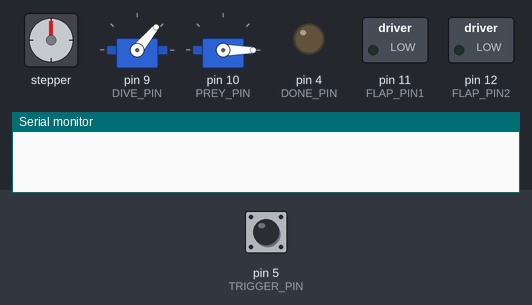
This sketch was run on a simulated Arduino Uno, built with avr-gcc and run on an emulated ATmega328P. On the bench: stepper motor, 2 × servo, switched loads named in the sketch (green lamp = pin HIGH), output pins drawn as LEDs (lit = HIGH), the last lines printed to the serial monitor. Wiring (inferred from the names in the program): stepper motor (200 steps per turn assumed): coils pin 2, pin 3, pin 6, pin 7. Inputs (shaded band) come from the test bench; at power-on: pin 5 (TRIGGER_PIN) LOW. Pins used as bus, display or sensor lines are not drawn.

Above: at 1.2 s.
1.3 s: pin 5 (TRIGGER_PIN) driven HIGH
At 1.45 s:
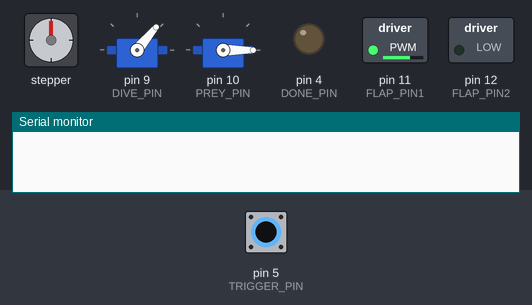
At 2.35 s:
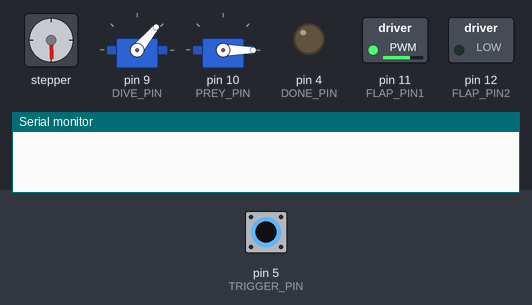
4.3 s: pin 5 (TRIGGER_PIN) pulsed LOW 2 times (0.12 s each, 0.3 s apart)
At 22.5 s:
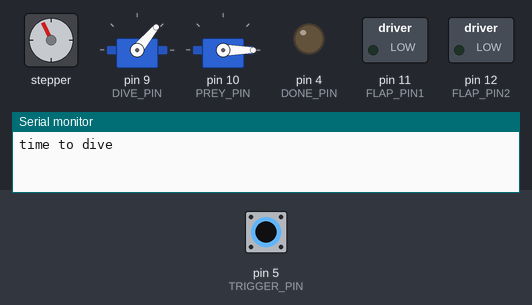
Timing chart, 0 to 22.9 s (numbered marks = the images above; inputs shaded):
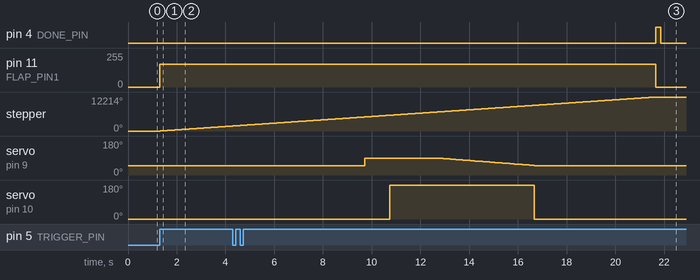

The sketch:

final_project_code.ino
```cpp
#include <Servo.h>

// defining all the connected pin numbers
const int TRIGGER_PIN = 5;
const int DONE_PIN = 4;
const int DIVE_PIN = 9;
const int PREY_PIN = 10;
const int FLAP_PIN1 = 11;
const int FLAP_PIN2 = 12;
const int IN1 = 2;
const int IN2 = 3;
const int IN3 = 6;
const int IN4 = 7;

// defining constants for the diving and prey mechanisms (maximum and minimum angles for the motors)
const int MAX_DIVE = 90;
const int MAX_PREY = 180;
const int MIN_DIVE = 50;
const int MIN_PREY = 0;

//defining other variables used
int diveAngle = MIN_DIVE; //current angle for the diving motor
int preyAngle = MIN_PREY; //current angle for the prey mechanism motor
int trigger = 0; //flag for incoming signal
int dived = 0; //flag to mark if the diving mechanism has already happened after receiving signal, since it is supposed to happen only once
int timeToSendSignal = 0; //flag for sending back signal once done with mechanisms
unsigned long lastCheckedTime = 0; //to take timestamps for delaying/waiting purposes
unsigned long lastStepperTime = 0; //to take timestampsfor delaying/waiting purposes for the stepper motor i.e. background mechanism

//keep track of the trigger state and take only the first HIGH into consideration
int lastTriggerState;
int currentTriggerState;

//servo motors
Servo dive_servo;
Servo prey_servo;

//start: code for the stepper motor
void step0(){
  digitalWrite(IN1, LOW);
  digitalWrite(IN2, HIGH);
  digitalWrite(IN3, LOW);
  digitalWrite(IN4, HIGH);
}
void step1(){
  digitalWrite(IN1, HIGH);
  digitalWrite(IN2, LOW);
  digitalWrite(IN3, LOW);
  digitalWrite(IN4, HIGH);
}
void step2(){
  digitalWrite(IN1, HIGH);
  digitalWrite(IN2, LOW);
  digitalWrite(IN3, HIGH);
  digitalWrite(IN4, LOW);
}
void step3(){
  digitalWrite(IN1, LOW);
  digitalWrite(IN2, HIGH);
  digitalWrite(IN3, HIGH);
  digitalWrite(IN4, LOW);
}
void oneCycle(int stepDelay){
  if(millis() - lastStepperTime >= 4*stepDelay){
    step3();
    lastStepperTime=millis();
  }
  else if(millis() - lastStepperTime >= 3*stepDelay){
    step2();
  }
  else if(millis() - lastStepperTime >= 2*stepDelay){
    step1();
  }
  else if(millis() - lastStepperTime >= stepDelay){
    step0();
  }
}
//end: code for the stepper motor

void setup() {
  Serial.begin(9600);

  //initiate the motors
  dive_servo.attach(DIVE_PIN);
  prey_servo.attach(PREY_PIN);
  dive_servo.write(diveAngle);
  prey_servo.write(preyAngle);

  //set up the pins
  pinMode(IN1, OUTPUT);
  pinMode(IN2, OUTPUT);
  pinMode(IN3, OUTPUT);
  pinMode(IN4, OUTPUT);
  pinMode(FLAP_PIN1, OUTPUT);
  pinMode(FLAP_PIN2, OUTPUT);
  pinMode(TRIGGER_PIN, INPUT);
  pinMode(DONE_PIN, OUTPUT);

  lastStepperTime = millis();
  currentTriggerState = digitalRead(TRIGGER_PIN);
}

void loop() {
  lastTriggerState = currentTriggerState;
  currentTriggerState = digitalRead(TRIGGER_PIN);
  //take only the first HIGH into consideration
  if(lastTriggerState == LOW && currentTriggerState == HIGH){
    trigger = 1;
    lastCheckedTime = millis();
  }
  if(trigger == 1){
    //start background and flapping bird
    oneCycle(3);
    analogWrite(FLAP_PIN1, 170);
    digitalWrite(FLAP_PIN2, LOW);

    if(diveAngle == MIN_DIVE && !dived){
      //wait 5 seconds before starting diving bird
      if(millis() - lastCheckedTime > 5000){
        Serial.println("time to dive");
        diveAngle = MAX_DIVE;
        dive_servo.write(diveAngle);
        dived = 1;
        lastCheckedTime = millis();
      }
    }
    else if(diveAngle == MAX_DIVE){
      //wait 3 seconds before diving bird starts coming back up
      if(millis() - lastCheckedTime > 3000){
        lastCheckedTime = millis();
        diveAngle = diveAngle - 1;
        dive_servo.write(diveAngle);
      }
      //once the diving bird reaches its lowest point, wait 1 second to pop the prey out
      else if(millis() - lastCheckedTime > 1000){
        preyAngle = MAX_PREY;
        prey_servo.write(preyAngle);
      }
    }
    //decrease the angle of the diving bird by 1 degree evere 100ms
    else if (millis() - lastCheckedTime > 100){
      if (diveAngle > MIN_DIVE){
        lastCheckedTime = millis();
        diveAngle = diveAngle - 1;
        dive_servo.write(diveAngle);
      }
      if(diveAngle == MIN_DIVE){
        preyAngle = MIN_PREY;
        prey_servo.write(preyAngle);
        //once the diving bird reaches back up, wait 5 seconds to stop the background and flapping bird
        if(millis() - lastCheckedTime > 5000){
          trigger = 0;
          dived = 0;
          timeToSendSignal = 1;
          lastCheckedTime = millis();
        }
      }
    }
  }
  else{
    analogWrite(FLAP_PIN1, 0);
    digitalWrite(FLAP_PIN2, LOW);
    //if done with the mechanisms, send HIGH signal for 2 seconds
    if (timeToSendSignal == 1){
      if(millis() - lastCheckedTime < 200){
        digitalWrite(DONE_PIN, HIGH);
      }
      else{
        digitalWrite(DONE_PIN, LOW);
        timeToSendSignal = 0;
      }
    }
  }
}
```

Measured:
- after the input at 1.3 s, pin 11 (FLAP_PIN1): 0/255 → 170/255 at once; stepper: keeps turning clockwise at about 604°/s, starting at once
